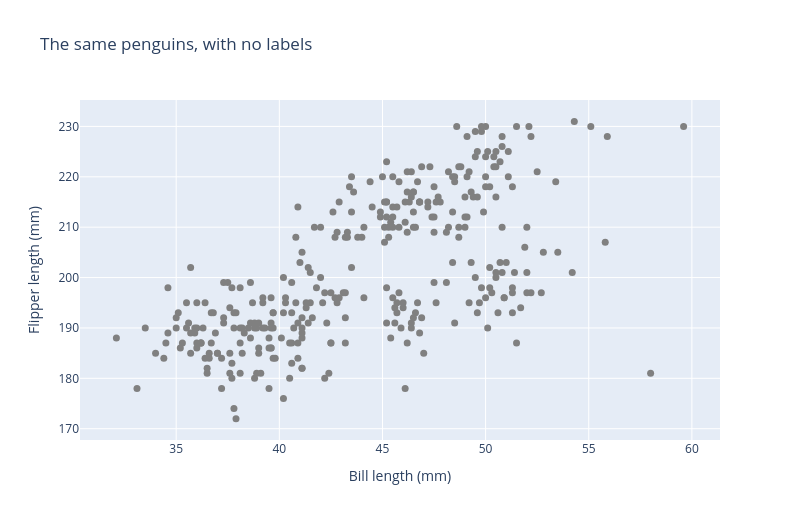

The cell this chart's notebook holds for it:
### Markdown cell above
<link rel="stylesheet" href="berkeley.css">

<h2 class="cal cal-h2">Part 6: What If We Had No Labels?</h2>


Everything so far was **supervised**: every penguin came with its species attached.

Now suppose a field researcher hands us the same measurements with **no species labels at all**, and
asks: are there natural groups in here?

This is **unsupervised learning**, and specifically **clustering**.

### Code cell
# Throw the labels away.
fig = px.scatter(df, x="bill_length_mm", y="flipper_length_mm",
                 title="The same penguins, with no labels",
                 labels={"bill_length_mm": "Bill length (mm)",
                         "flipper_length_mm": "Flipper length (mm)"},
                 height=520)
fig.update_traces(marker=dict(color="gray", size=7))
fig.show()

### Figure 1 — Plotly figure (JSON) as saved in the notebook; plotly's stock layout.template omitted (floating-point values rounded to 4 significant figures; data arrays with more than 128 entries replaced by an {"elided": "..."} marker saying what was removed)
{"data": [{"hovertemplate": "Bill length (mm)=%{x}<br>Flipper length (mm)=%{y}<extra></extra>", "legendgroup": "", "marker": {"color": "gray", "size": 7, "symbol": "circle"}, "mode": "markers", "name": "", "orientation": "v", "showlegend": false, "type": "scatter", "x": {"elided": "333 float values"}, "xaxis": "x", "y": {"elided": "333 float values"}, "yaxis": "y"}], "layout": {"height": 520, "legend": {"tracegroupgap": 0}, "title": {"text": "The same penguins, with no labels"}, "width": 800, "xaxis": {"anchor": "y", "domain": [0, 1], "title": {"text": "Bill length (mm)"}}, "yaxis": {"anchor": "x", "domain": [0, 1], "title": {"text": "Flipper length (mm)"}}}}
